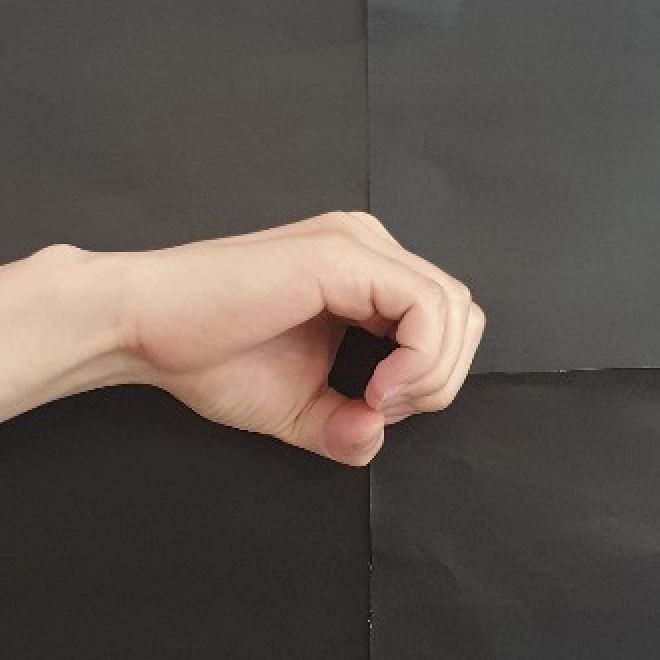
#> input picture Data/last_hand2/0_4.png, 660 x 660 px; its folder holds only this picture in this run
$ jupyter execute --allow-errors five_hand.ipynb
#> lines starting #> are read from the running program, lines starting #| are printed output that depends on the picture
[cell 1]
from glob import glob
from PIL import Image
import matplotlib.pyplot as plt
import numpy as np
import cv2
import os

[cell 2]
os.mkdir("../Data/rotationver")

[cell 3]
tmp = cv2.imread("../Data/last_hand2/0_1.jpg",cv2.IMREAD_GRAYSCALE)
#> (the rest of this cell did not finish here and is left out)

[cell 4]
counter = 0
handnum = 0

for file in sorted(glob("../Data/last_hand2/*")):

    if(counter == 7):
        counter = 0
        handnum += 1

    if(counter == 0):
        os.mkdir("../Data/rotationver/" + str(handnum))

    temp_img = cv2.imread(file, cv2.IMREAD_GRAYSCALE)
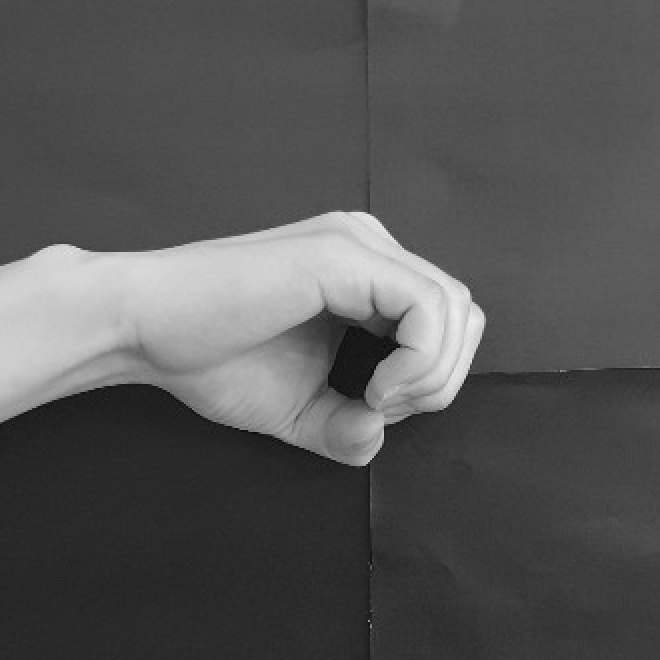
#> temp_img: shape (660, 660); min 7, max 238, mean 85.4
    temp_img = cv2.resize(temp_img,(400,400))
#> temp_img: shape (400, 400)


    for angle in range(-10, 11, 1):

        img2 = Image.fromarray(temp_img)
        img2 = img2.rotate(angle)
        img2 = np.array(img2)

        if (file[-3:] == 'png'):
            ret, th1 = cv2.threshold(img2,100,255,cv2.THRESH_TOZERO)
            img2 = Image.fromarray(th1)
            img2.save("../Data/rotationver/"+ str(handnum)+'/' + str(handnum)+"_"+str(counter) + "_rotation_" + str(angle+16) + ".png")
        else:
            th1 = img2
            img2 = Image.fromarray(th1)
            img2.save("../Data/rotationver/"+ str(handnum)+'/' + str(handnum)+"_"+str(counter) + "_rotation_" + str(angle+16) + ".jpg")
#> this loop made 21 passes
#> pass 1, `img2 = img2.rotate(angle)`:
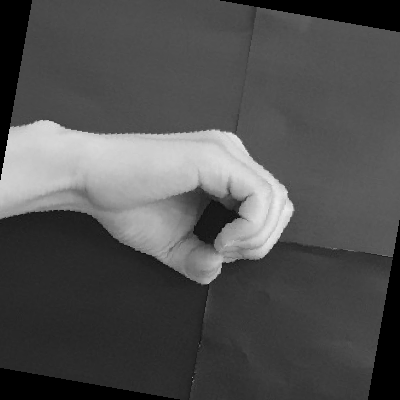
#> img2: PIL image 400x400 L; min 0, max 238, mean 80.5
#> pass 1, `ret, th1 = cv2.threshold(img2,100,255,cv2.THRESH_TOZERO)`:
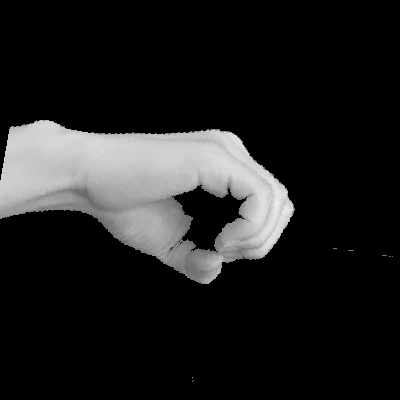
#> th1: shape (400, 400); min 0, max 238, mean 31.4
#> after the loop:
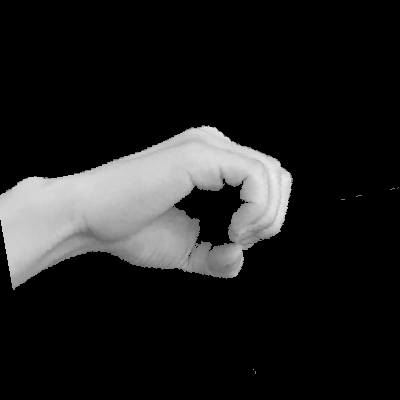
#> img2: PIL image 400x400 L; min 0, max 238, mean 31.5

    counter +=1

$ run again, on Data/last_hand2/1_5.png
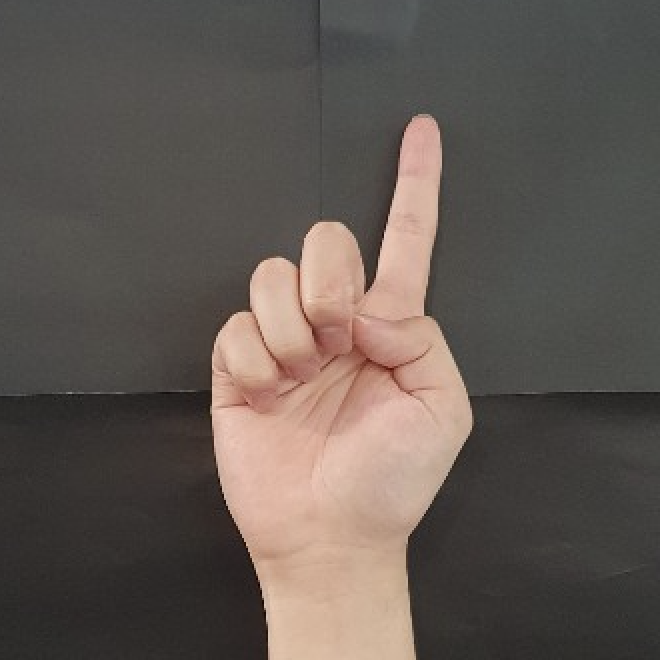
#> input picture Data/last_hand2/1_5.png, 660 x 660 px
#> `temp_img = cv2.imread(file, cv2.IMREAD_GRAYSCALE)`:
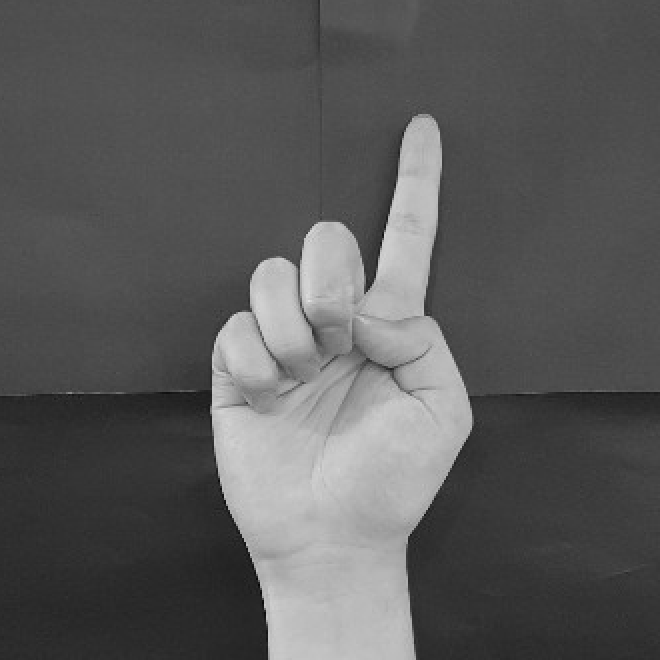
#> temp_img: shape (660, 660); min 6, max 226, mean 89.6
#> after the loop `for angle in range(-10, 11, 1):`:
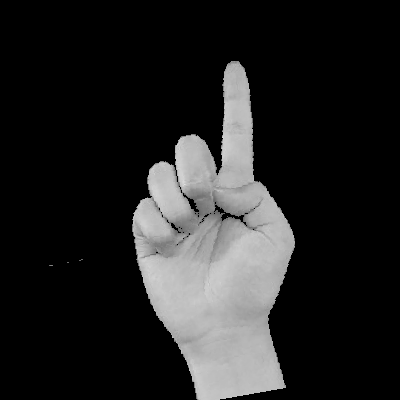
#> img2: PIL image 400x400 L; min 0, max 226, mean 35.3

$ run again, on Data/last_hand2/1_7.png
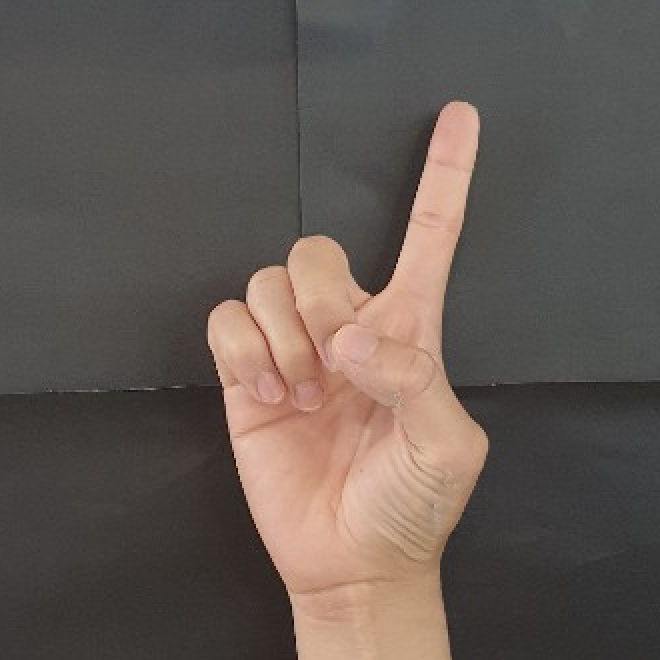
#> input picture Data/last_hand2/1_7.png, 660 x 660 px
#> `temp_img = cv2.imread(file, cv2.IMREAD_GRAYSCALE)`:
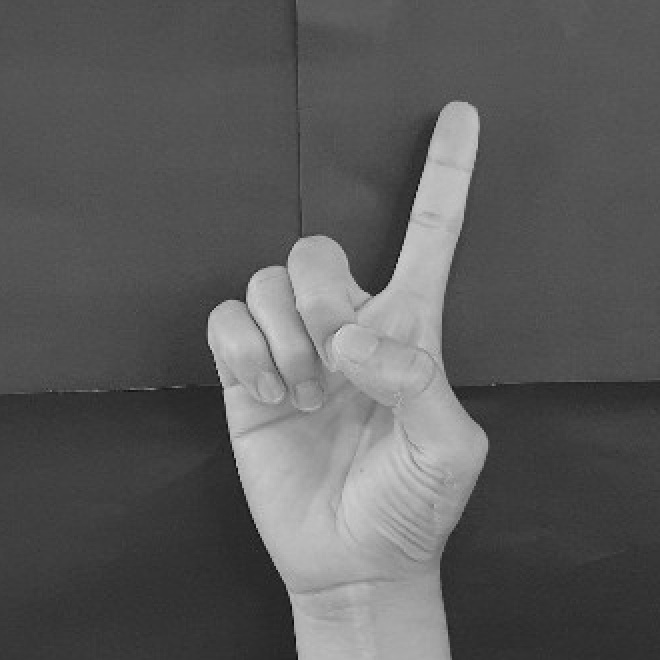
#> temp_img: shape (660, 660); min 11, max 220, mean 90.9
#> after the loop `for angle in range(-10, 11, 1):`:
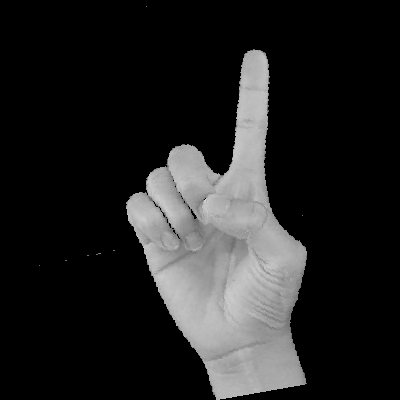
#> img2: PIL image 400x400 L; min 0, max 220, mean 34.6

$ run again, on Data/last_hand2/2_1.png
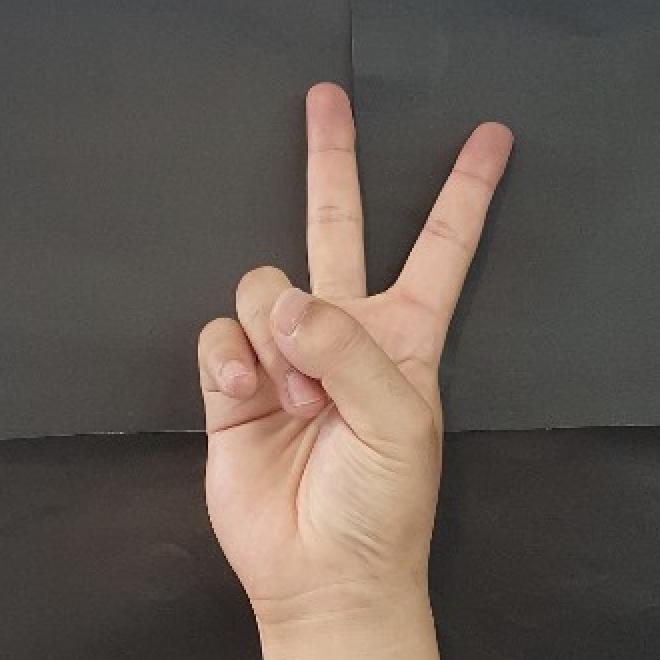
#> input picture Data/last_hand2/2_1.png, 660 x 660 px
#> `temp_img = cv2.imread(file, cv2.IMREAD_GRAYSCALE)`:
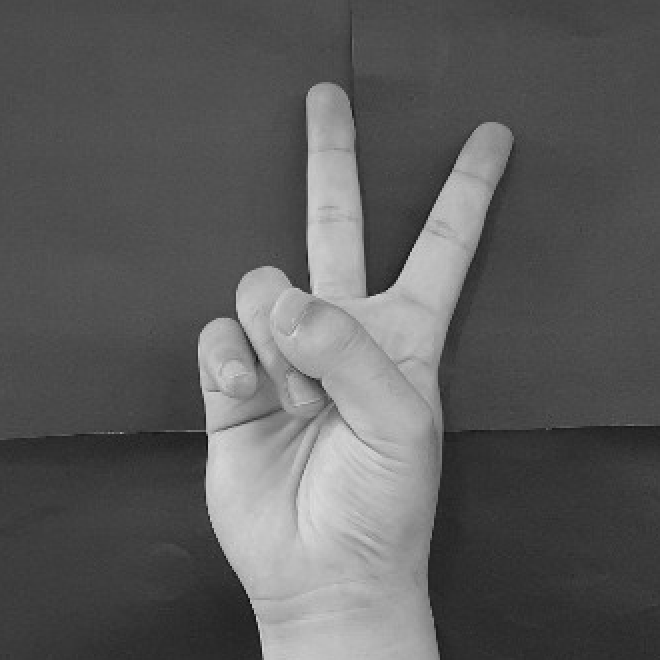
#> temp_img: shape (660, 660); min 10, max 218, mean 92
#> after the loop `for angle in range(-10, 11, 1):`:
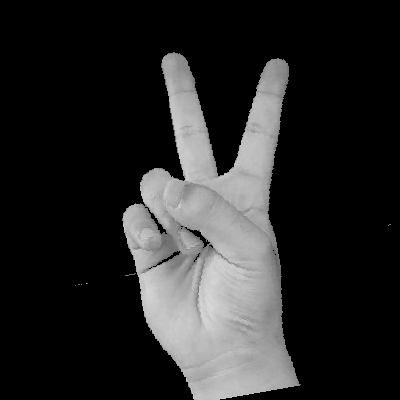
#> img2: PIL image 400x400 L; min 0, max 218, mean 39.4

$ run again, on Data/last_hand2/0_5.png
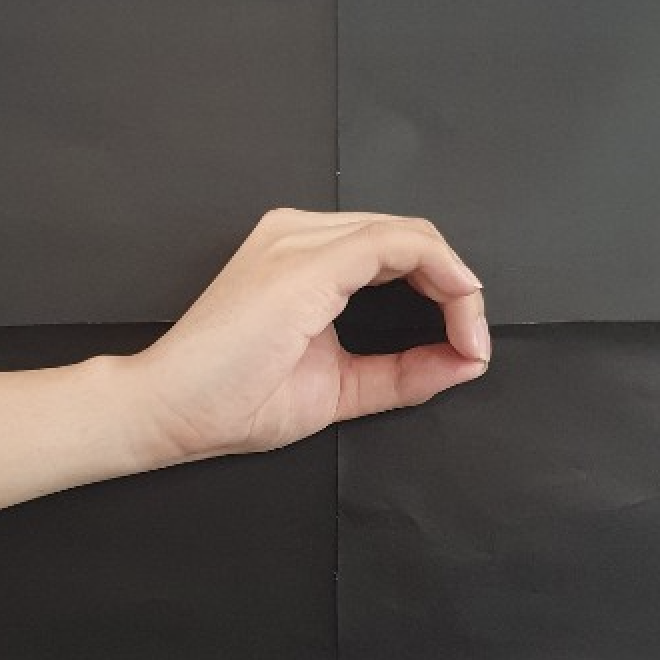
#> input picture Data/last_hand2/0_5.png, 660 x 660 px
#> after the loop `for angle in range(-10, 11, 1):`:
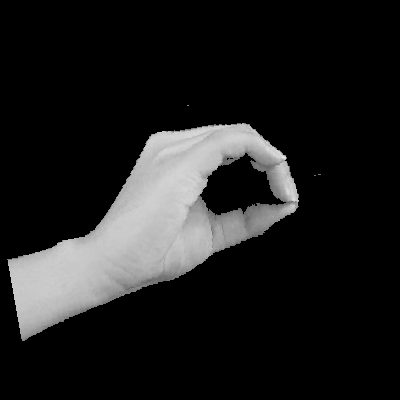
#> img2: PIL image 400x400 L; min 0, max 233, mean 30.3
